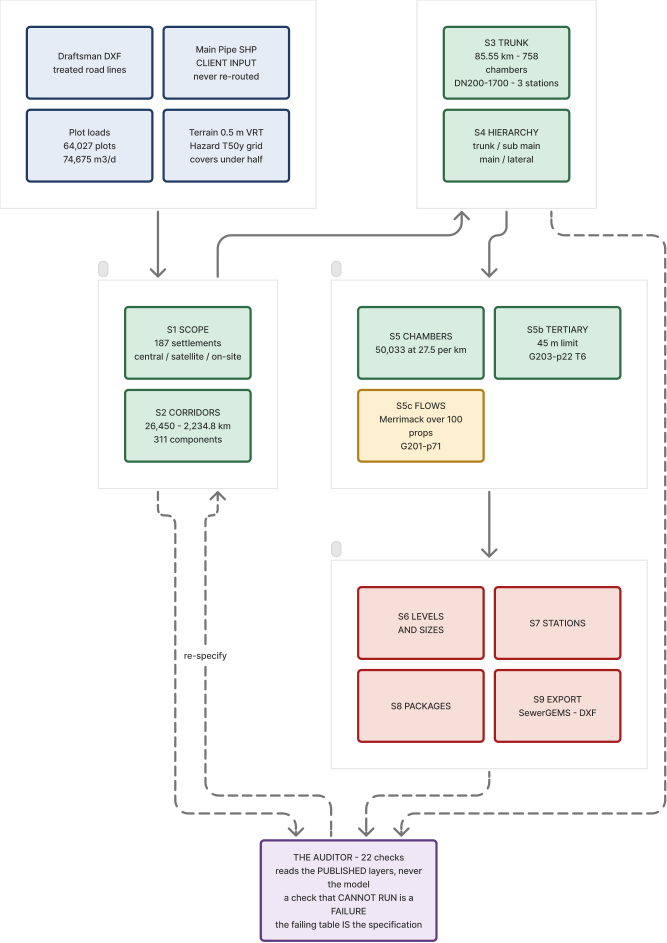
#> input picture W11a/report/img/FC01_pipeline.png, 2000 x 2827 px (shown at 1/3 size); its folder holds only this picture in this run
$ python img_for_doc.py
#> lines starting #> are read from the running program, lines starting #| are printed output that depends on the picture
"""Build document-sized copies of the figures.

The figure programme writes at 200 dpi and up to 3,730 px wide - right for inspection in GIS
or for an A3 plot, and wrong for a Word file: 100 of them made an 88.3 MB document, which no
one can email and which pushes a repository that already carries a 68 MB GeoPackage toward
GitHub's 100 MB hard limit.

The originals stay in `img/`. This writes `img_doc/` at a width the page can actually use.
A figure placed 16.6 cm wide on A4 at 300 dpi needs about 1,960 px; more is invisible on the
page and costs megabytes. Line art (charts, diagrams) stays PNG because JPEG rings around
text and hairlines; anything carrying a photographic basemap goes to JPEG, where the same
picture costs a fraction as much.

    python img_for_doc.py
"""
import glob
import os

from PIL import Image

HERE = os.path.dirname(os.path.abspath(__file__))
SRC = os.path.join(HERE, "img")
DST = os.path.join(HERE, "img_doc")

# 16.6 cm at 300 dpi is 1,960 px. Round up a little for figures that get a full landscape page.
MAX_W = 2200

# Above this share of unique colours the image is carrying a photographic basemap, and PNG is
# the wrong container for it. Below it the image is line art, where JPEG rings around hairlines
# and around the small type these figures depend on.
PHOTO_COLOURS = 8000


def build():
    os.makedirs(DST, exist_ok=True)
    before = after = 0
    rows = []
    for src in sorted(glob.glob(os.path.join(SRC, "*.png"))):
        name = os.path.splitext(os.path.basename(src))[0]
        before += os.path.getsize(src)
        with Image.open(src) as im:
#> im is the input picture: PIL image 2000x2827 RGBA; mean R, G, B, A 108.7, 108.8, 107.8, 121
            im = im.convert("RGB")
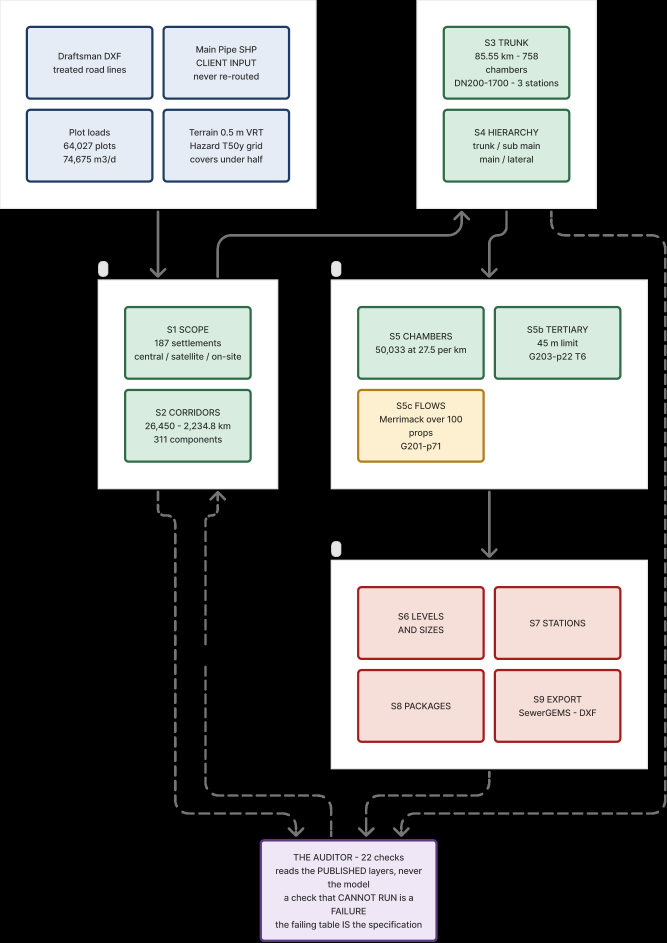
#> im: PIL image 2000x2827 RGB (shown at 1/3 size); mean R, G, B 108.7, 108.8, 107.8
            if im.width > MAX_W:
                im = im.resize((MAX_W, round(im.height * MAX_W / im.width)),
                               Image.LANCZOS)
            colours = im.getcolors(maxcolors=PHOTO_COLOURS)
#> colours = 407 items
            if colours is None:                      # more colours than the cap: photographic
                out = os.path.join(DST, name + ".jpg")
                im.save(out, "JPEG", quality=88, optimize=True, progressive=True)
            else:
                out = os.path.join(DST, name + ".png")
                im.convert("P", palette=Image.ADAPTIVE, colors=256).save(
                    out, "PNG", optimize=True)
        after += os.path.getsize(out)
        rows.append((name, os.path.getsize(src), os.path.getsize(out)))

    rows.sort(key=lambda r: r[1] - r[2], reverse=True)
    print(f"{len(rows)} figures   {before / 1e6:.1f} MB -> {after / 1e6:.1f} MB "
          f"({100 * (1 - after / max(before, 1)):.0f} % smaller)")
    print("biggest savings:")
    for n, b, a in rows[:6]:
        print(f"  {b / 1e6:6.2f} -> {a / 1e6:5.2f} MB   {n}")
    return DST


if __name__ == "__main__":
    build()

$ run again, on W11a/report/img/FC05_method.png
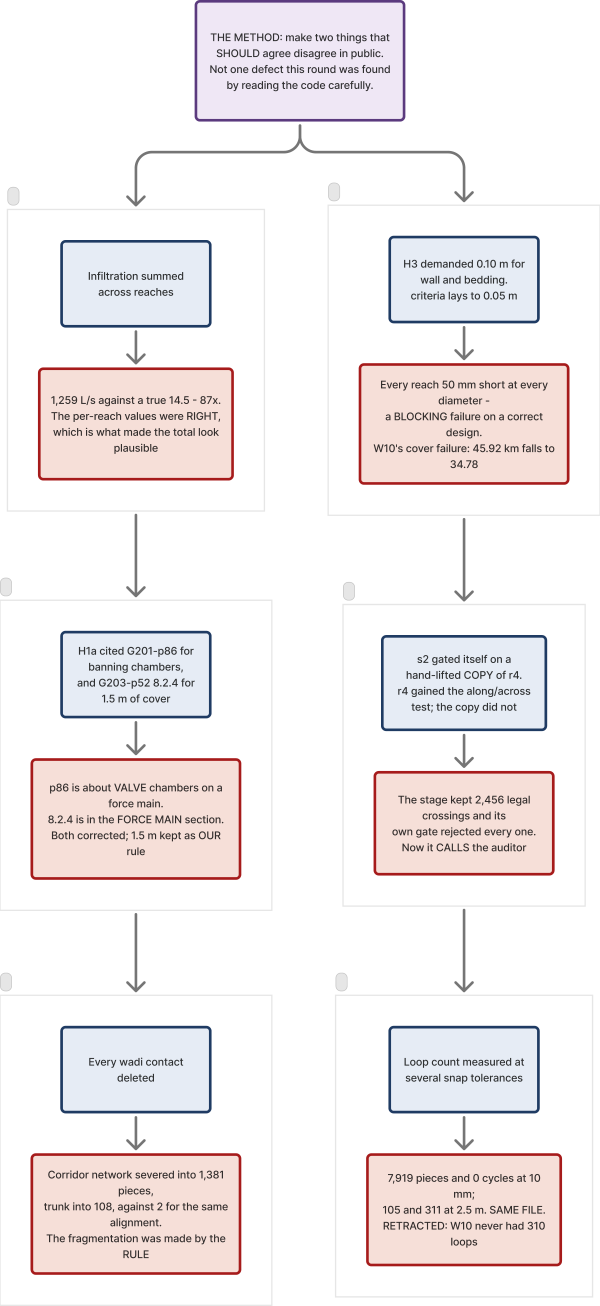
#> input picture W11a/report/img/FC05_method.png, 2400 x 5222 px (shown at 1/4 size)
#> in build, im is the input picture: PIL image 2400x5222 RGBA; mean R, G, B, A 155.1, 150.2, 150.9, 167.3
#> in build, `im = im.convert("RGB")`:
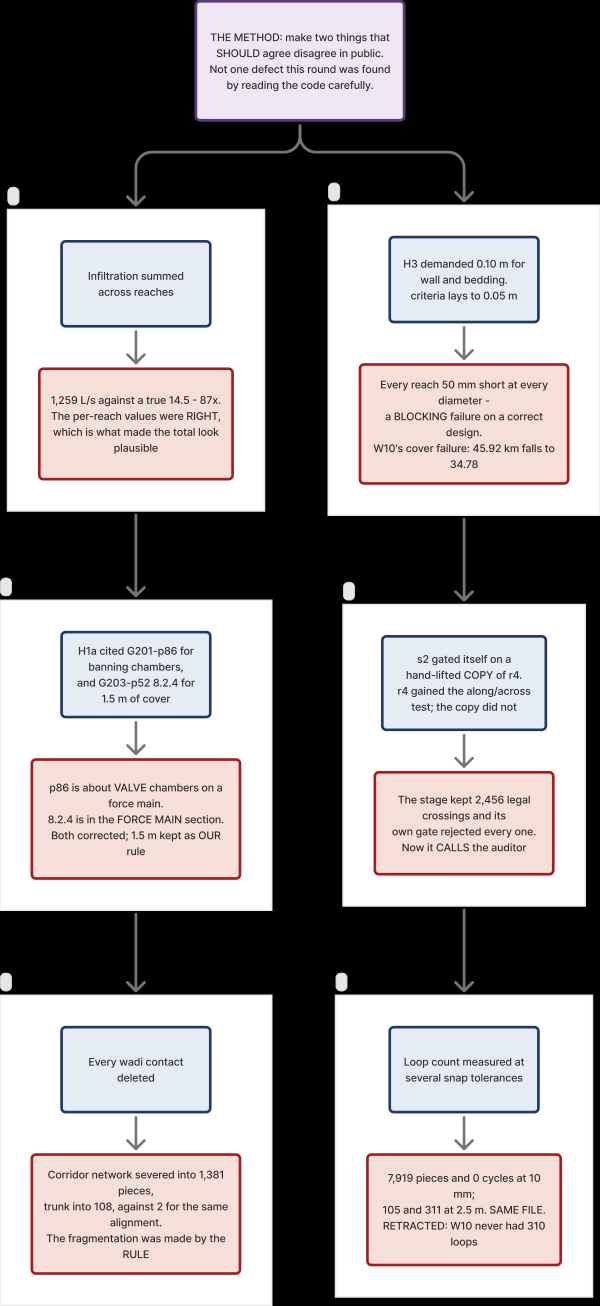
#> im: PIL image 2400x5222 RGB (shown at 1/4 size); mean R, G, B 155.1, 150.2, 150.9
#> in build, `im = im.resize((MAX_W, round(im.height * MAX_W / im.width)), Image.LAN..`:
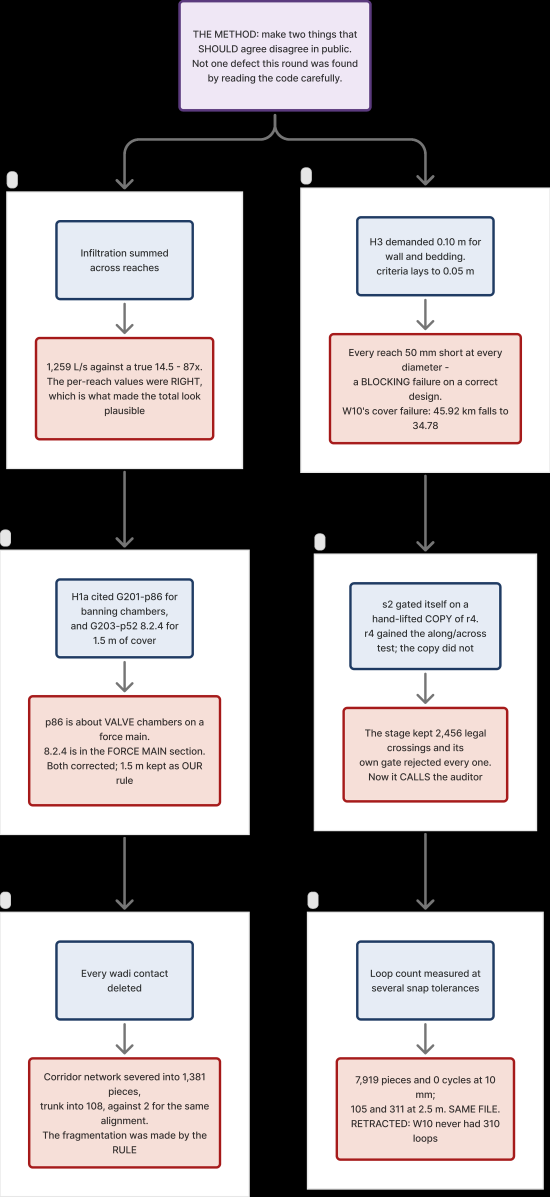
#> im: PIL image 2200x4787 RGB (shown at 1/4 size); mean R, G, B 155.1, 150.2, 150.9
#> colours = None

$ run again, on W11a/report/img/FC06_scope.png
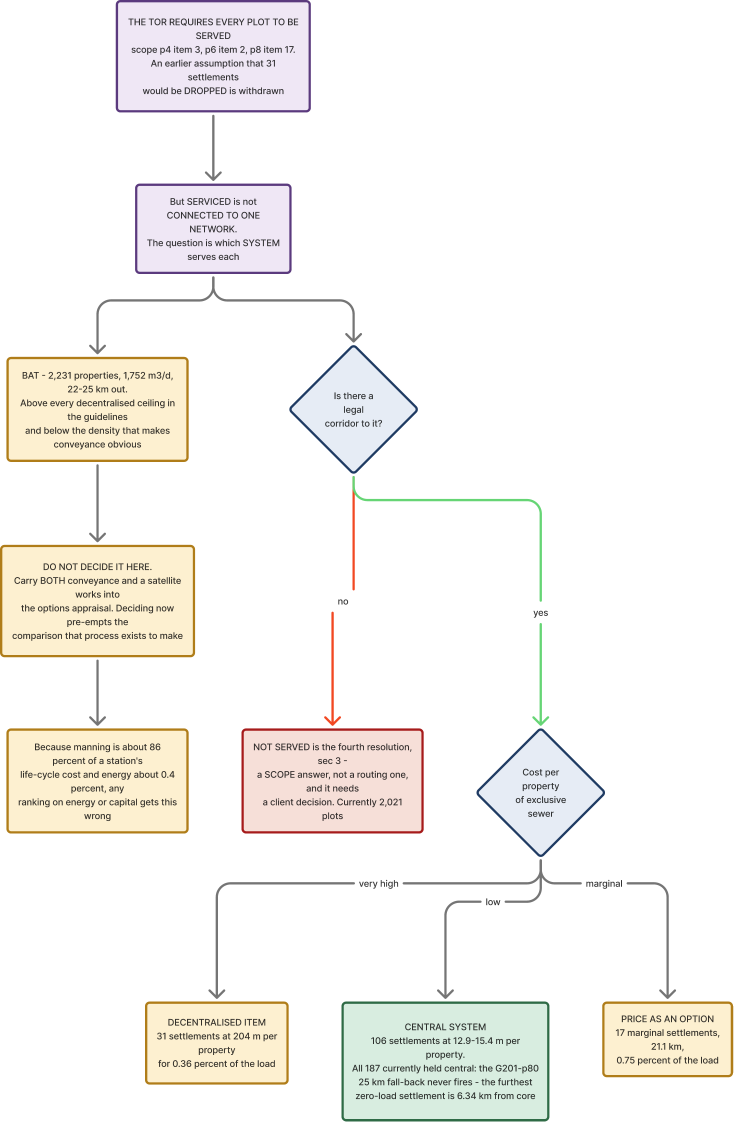
#> input picture W11a/report/img/FC06_scope.png, 2200 x 3365 px (shown at 1/3 size)
#> in build, im is the input picture: PIL image 2200x3365 RGBA; mean R, G, B, A 49.2, 47.5, 44.2, 57.3
#> in build, `im = im.convert("RGB")`:
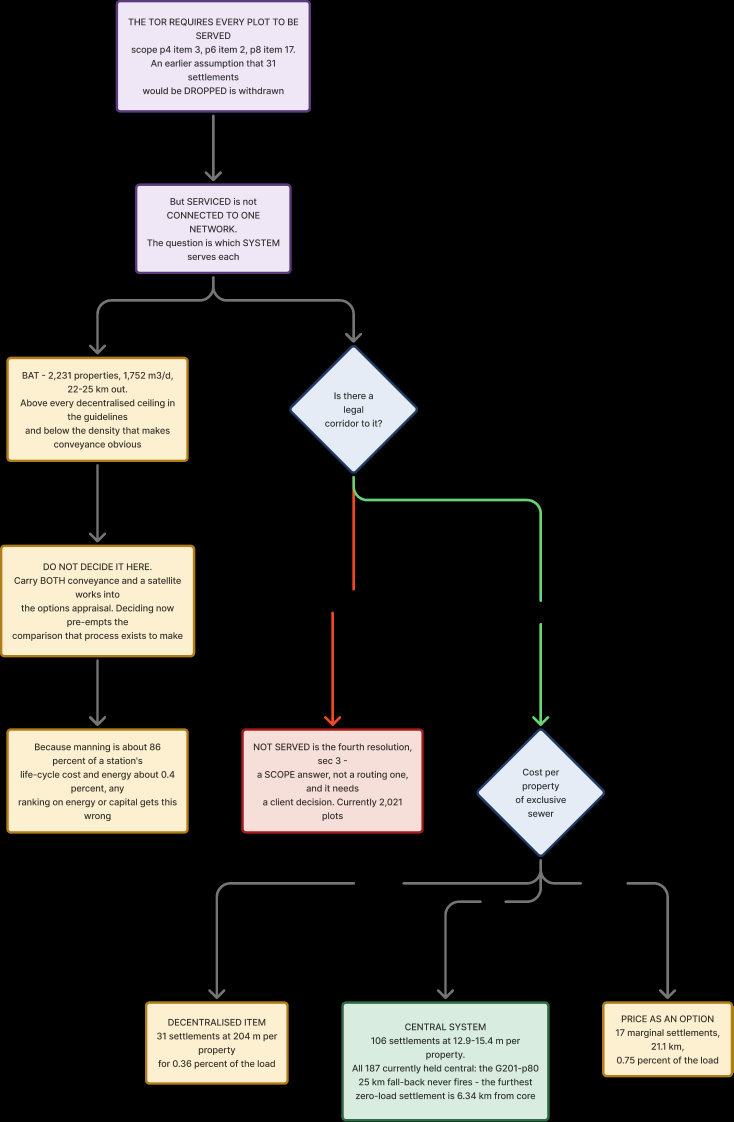
#> im: PIL image 2200x3365 RGB (shown at 1/3 size); mean R, G, B 49.2, 47.5, 44.2
#> colours = 373 items

$ run again, on W11a/report/img/FC07_appraisal.png
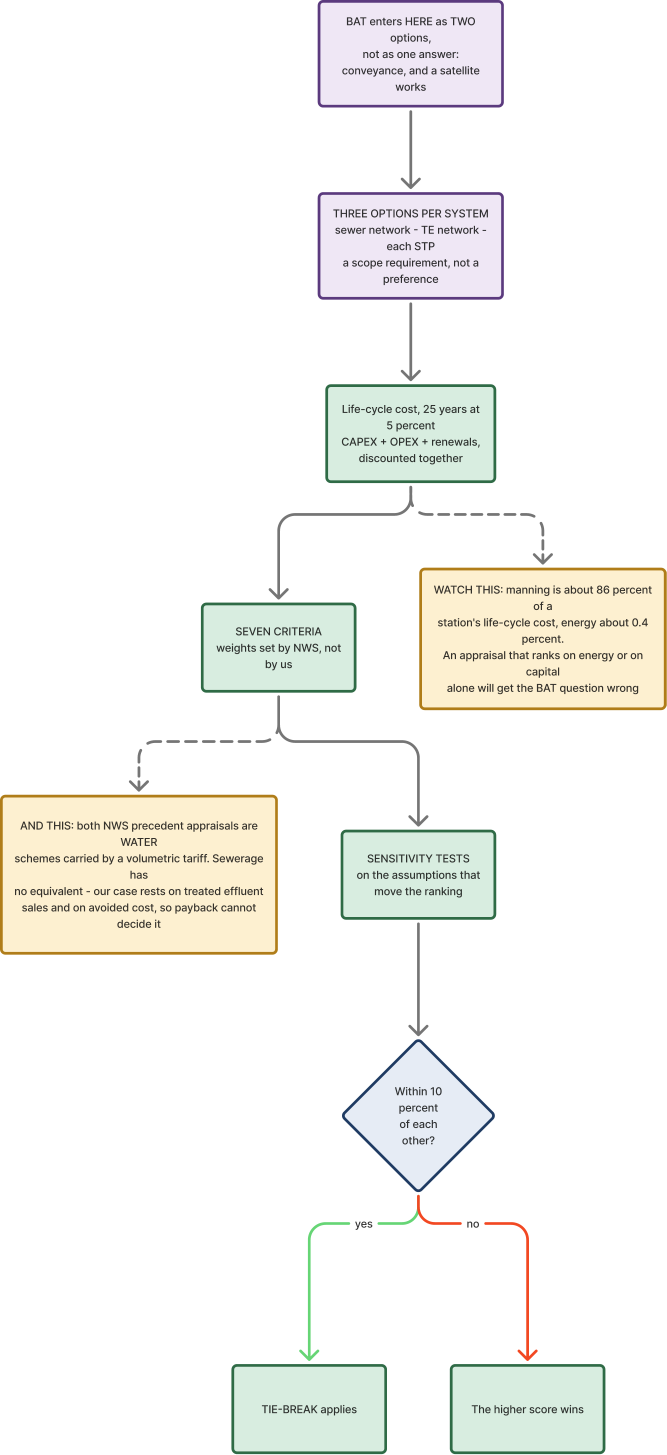
#> input picture W11a/report/img/FC07_appraisal.png, 2000 x 4364 px (shown at 1/3 size)
#> in build, im is the input picture: PIL image 2000x4364 RGBA; mean R, G, B, A 46.1, 46.4, 43.2, 55.1
#> in build, `im = im.convert("RGB")`:
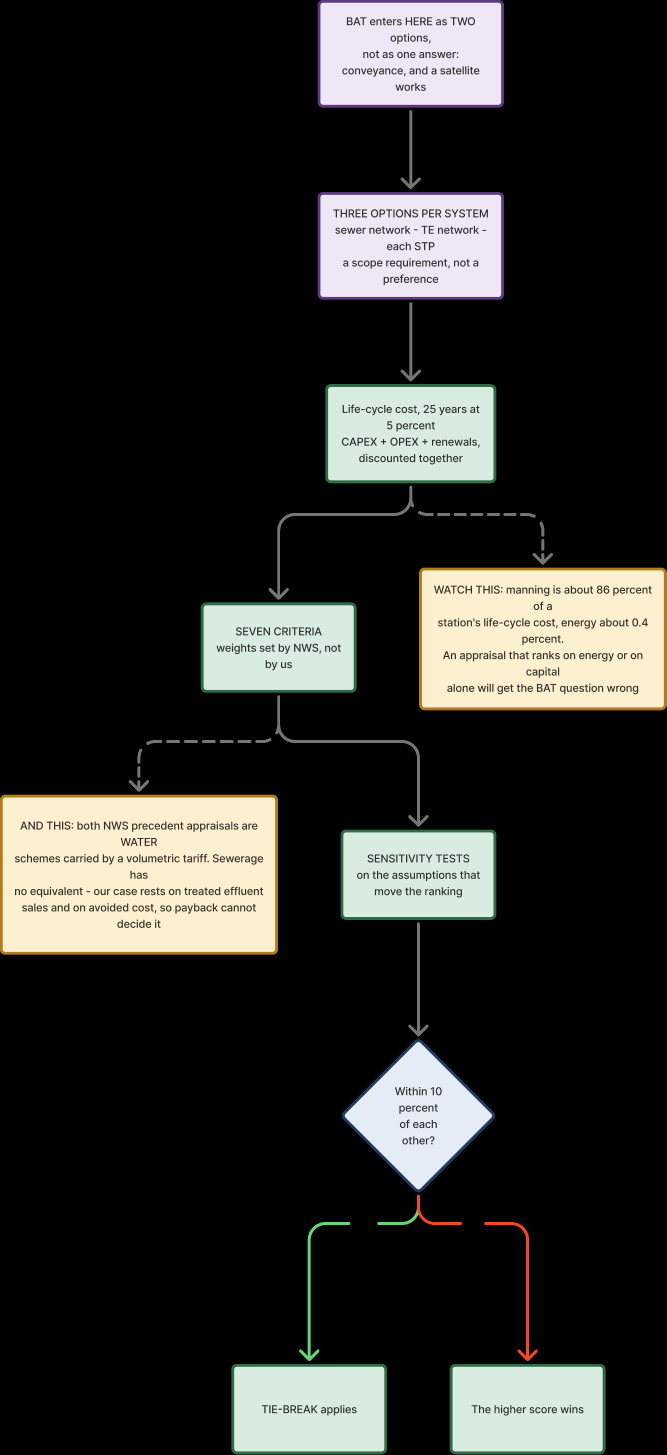
#> im: PIL image 2000x4364 RGB (shown at 1/3 size); mean R, G, B 46.1, 46.4, 43.2
#> colours = 324 items

$ run again, on W11a/report/img/FC02_ladder.png
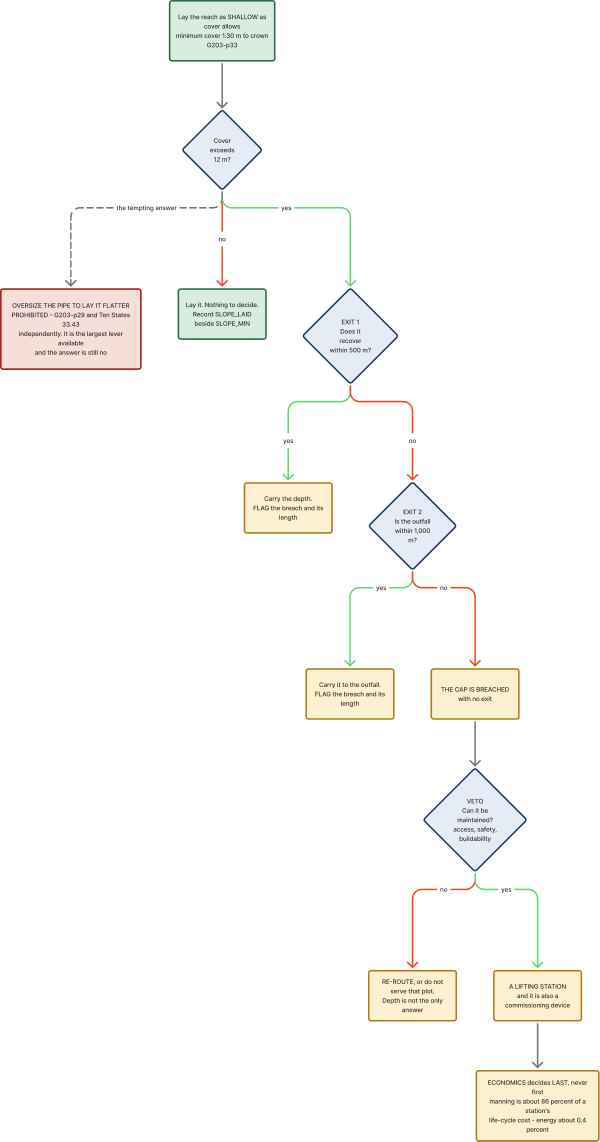
#> input picture W11a/report/img/FC02_ladder.png, 1800 x 3425 px (shown at 1/3 size)
#> in build, im is the input picture: PIL image 1800x3425 RGBA; mean R, G, B, A 24, 23.3, 21.3, 27.8
#> in build, `im = im.convert("RGB")`:
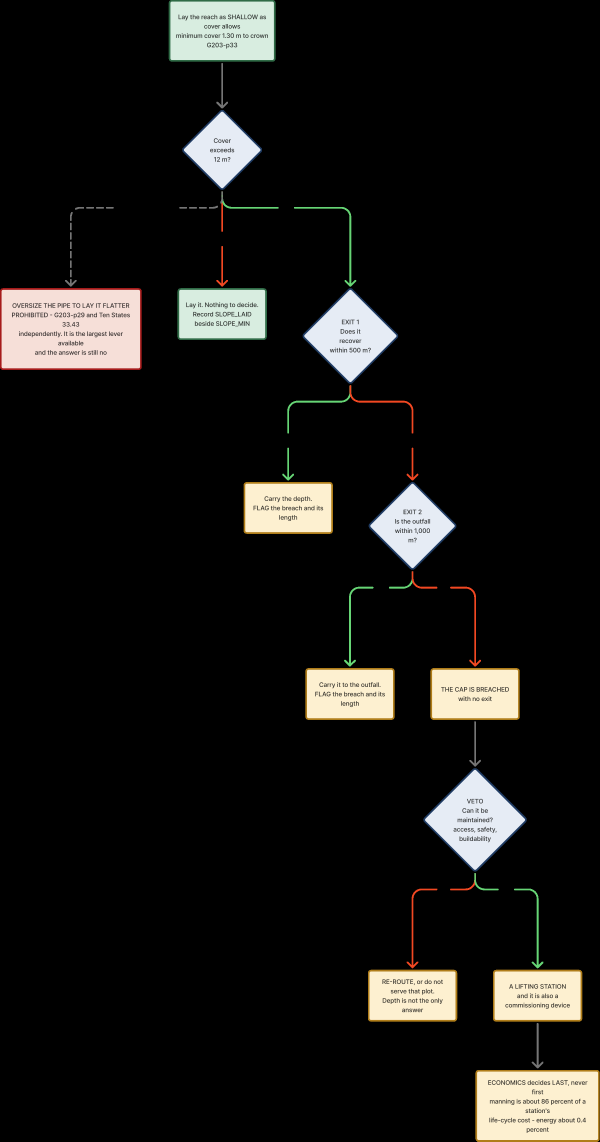
#> im: PIL image 1800x3425 RGB (shown at 1/3 size); mean R, G, B 24, 23.3, 21.3
#> colours = 338 items
